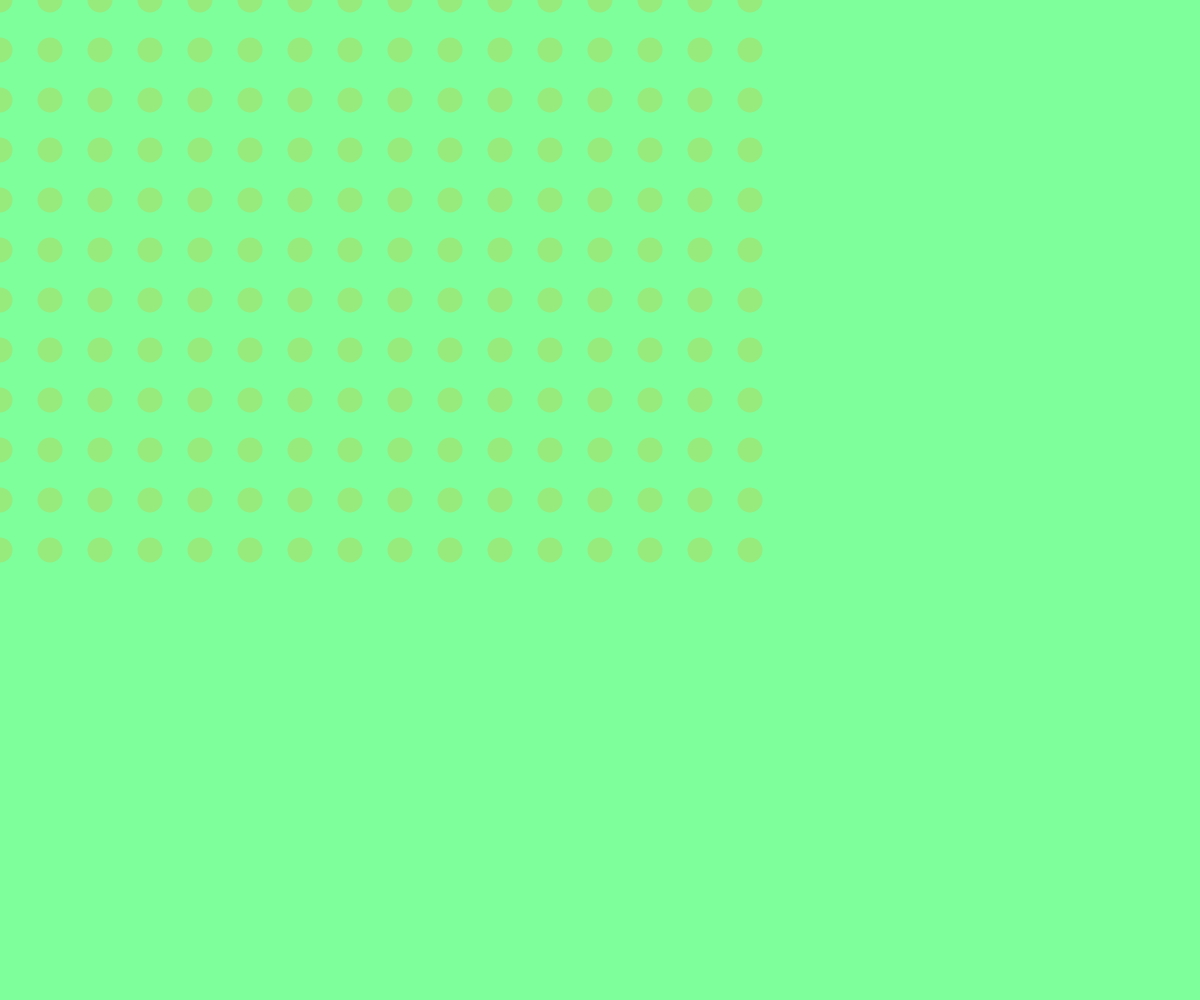
Frame 1 (no input)
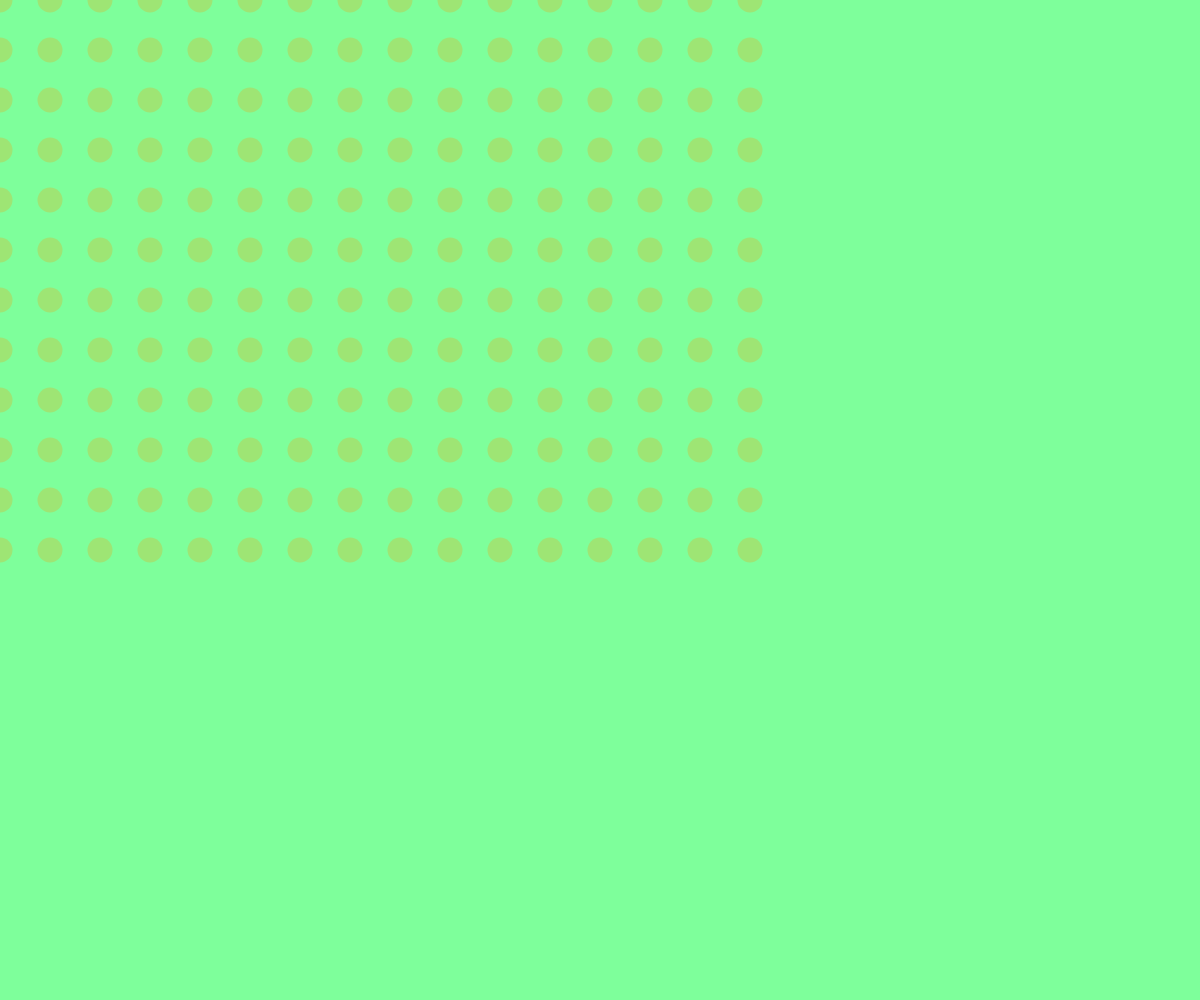
Frame 60 (no input)
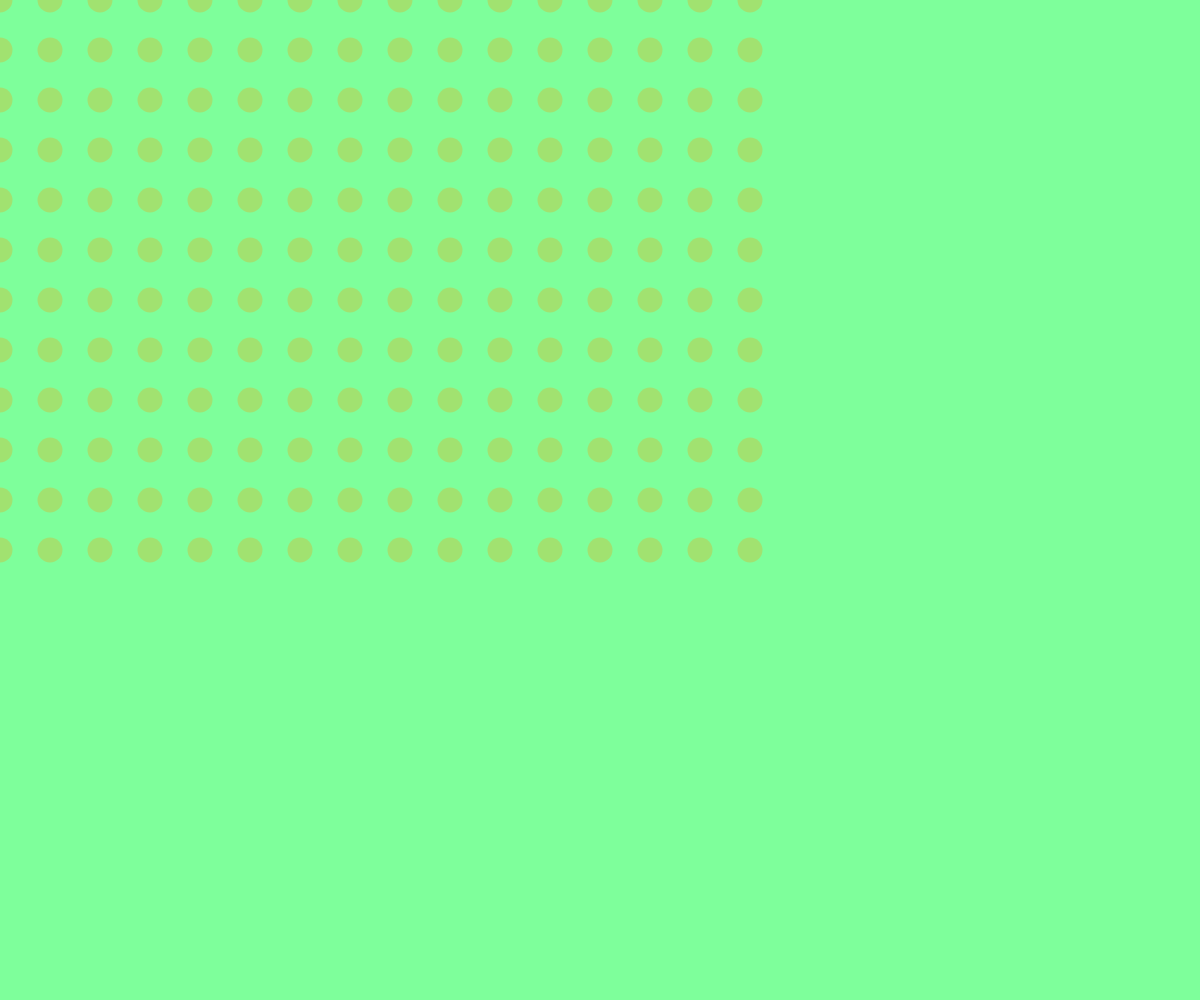
Frame 120 (the mouse pressed at the canvas centre since frame 60)

The p5.js sketch that drew these frames (run headless with seeded random() and noise() and a simulated clock; from frame 60 on, the mouse is pressed at the canvas centre):

// p5.js sketch
// ── sketch.js
var angle = 0;
var inc;


function setup() {
  createCanvas(window.innerWidth,window.innerHeight);
  noStroke();
  inc = TWO_PI/500.0;
}

function draw() {
  
  // Draw a white background
  background(126,255,155);
  
  // Use map() to scale an input value to a new range.
  // In this case, our initial range is 0 to width
  // and our new desired range is 0 to 255.
  // This re-scales our mouseX to be between 0 and 255 
  // (which is the range for a color value)
  var opacity = map(sin(angle)+1,0,1,30,50);
  angle+=inc
  console.log(sin(angle))
  // set a fill style with our new opacity
  fill(255,150,0,opacity)
  for(var i = 0; i < displayWidth; i += 50){
    for(var j = 0; j < displayHeight;j += 50){

        // draw the circle
        ellipse(i,j,25,25)

    }
  }

  
}
